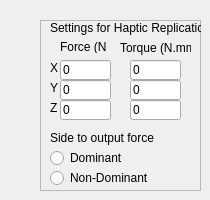
    <widget class="QWidget" name="tab">
     <attribute name="title">
      <string>Repl</string>
     </attribute>
     <widget class="QFrame" name="frameHaptRep">
      <property name="geometry">
       <rect>
        <x>40</x>
        <y>20</y>
        <width>161</width>
        <height>171</height>
       </rect>
      </property>
      <property name="frameShape">
       <enum>QFrame::StyledPanel</enum>
      </property>
      <property name="frameShadow">
       <enum>QFrame::Raised</enum>
      </property>
      <widget class="QLabel" name="label_16">
       <property name="geometry">
        <rect>
         <x>10</x>
         <y>0</y>
         <width>151</width>
         <height>16</height>
        </rect>
       </property>
       <property name="text">
        <string>Settings for Haptic Replication</string>
       </property>
      </widget>
      <widget class="QLabel" name="label_20">
       <property name="geometry">
        <rect>
         <x>10</x>
         <y>40</y>
         <width>16</width>
         <height>16</height>
        </rect>
       </property>
       <property name="text">
        <string>X</string>
       </property>
      </widget>
      <widget class="QLabel" name="label_21">
       <property name="geometry">
        <rect>
         <x>10</x>
         <y>60</y>
         <width>16</width>
         <height>16</height>
        </rect>
       </property>
       <property name="text">
        <string>Y</string>
       </property>
      </widget>
      <widget class="QLabel" name="label_22">
       <property name="geometry">
        <rect>
         <x>10</x>
         <y>80</y>
         <width>16</width>
         <height>16</height>
        </rect>
       </property>
       <property name="text">
        <string>Z</string>
       </property>
      </widget>
      <widget class="QLabel" name="label_23">
       <property name="geometry">
        <rect>
         <x>20</x>
         <y>20</y>
         <width>46</width>
         <height>13</height>
        </rect>
       </property>
       <property name="text">
        <string>Force (N)</string>
       </property>
      </widget>
      <widget class="QLabel" name="label_24">
       <property name="geometry">
        <rect>
         <x>80</x>
         <y>20</y>
         <width>71</width>
         <height>16</height>
        </rect>
       </property>
       <property name="text">
        <string>Torque (N.mm)</string>
       </property>
      </widget>
      <widget class="QLineEdit" name="lineEditHRFx">
       <property name="geometry">
        <rect>
         <x>20</x>
         <y>40</y>
         <width>51</width>
         <height>20</height>
        </rect>
       </property>
       <property name="text">
        <string>0</string>
       </property>
      </widget>
      <widget class="QLineEdit" name="lineEditHRTx">
       <property name="geometry">
        <rect>
         <x>90</x>
         <y>40</y>
         <width>51</width>
         <height>20</height>
        </rect>
       </property>
       <property name="text">
        <string>0</string>
       </property>
      </widget>
      <widget class="QLineEdit" name="lineEditHRFy">
       <property name="geometry">
        <rect>
         <x>20</x>
         <y>60</y>
         <width>51</width>
         <height>20</height>
        </rect>
       </property>
       <property name="text">
        <string>0</string>
       </property>
      </widget>
      <widget class="QLineEdit" name="lineEditHRTy">
       <property name="geometry">
        <rect>
         <x>90</x>
         <y>60</y>
         <width>51</width>
         <height>20</height>
        </rect>
       </property>
       <property name="text">
        <string>0</string>
       </property>
      </widget>
      <widget class="QLineEdit" name="lineEditHRFz">
       <property name="geometry">
        <rect>
         <x>20</x>
         <y>80</y>
         <width>51</width>
         <height>20</height>
        </rect>
       </property>
       <property name="text">
        <string>0</string>
       </property>
      </widget>
      <widget class="QLineEdit" name="lineEditHRTz">
       <property name="geometry">
        <rect>
         <x>90</x>
         <y>80</y>
         <width>51</width>
         <height>20</height>
        </rect>
       </property>
       <property name="text">
        <string>0</string>
       </property>
      </widget>
      <widget class="QRadioButton" name="radioButtonSideDom">
       <property name="geometry">
        <rect>
         <x>10</x>
         <y>130</y>
         <width>111</width>
         <height>16</height>
        </rect>
       </property>
       <property name="text">
        <string>Dominant</string>
       </property>
      </widget>
      <widget class="QRadioButton" name="radioButtonSideNonDom">
       <property name="geometry">
        <rect>
         <x>10</x>
         <y>150</y>
         <width>101</width>
         <height>16</height>
        </rect>
       </property>
       <property name="text">
        <string>Non-Dominant</string>
       </property>
      </widget>
      <widget class="QLabel" name="label_26">
       <property name="geometry">
        <rect>
         <x>10</x>
         <y>110</y>
         <width>111</width>
         <height>16</height>
        </rect>
       </property>
       <property name="text">
        <string>Side to output force</string>
       </property>
      </widget>
     </widget>
    </widget>
